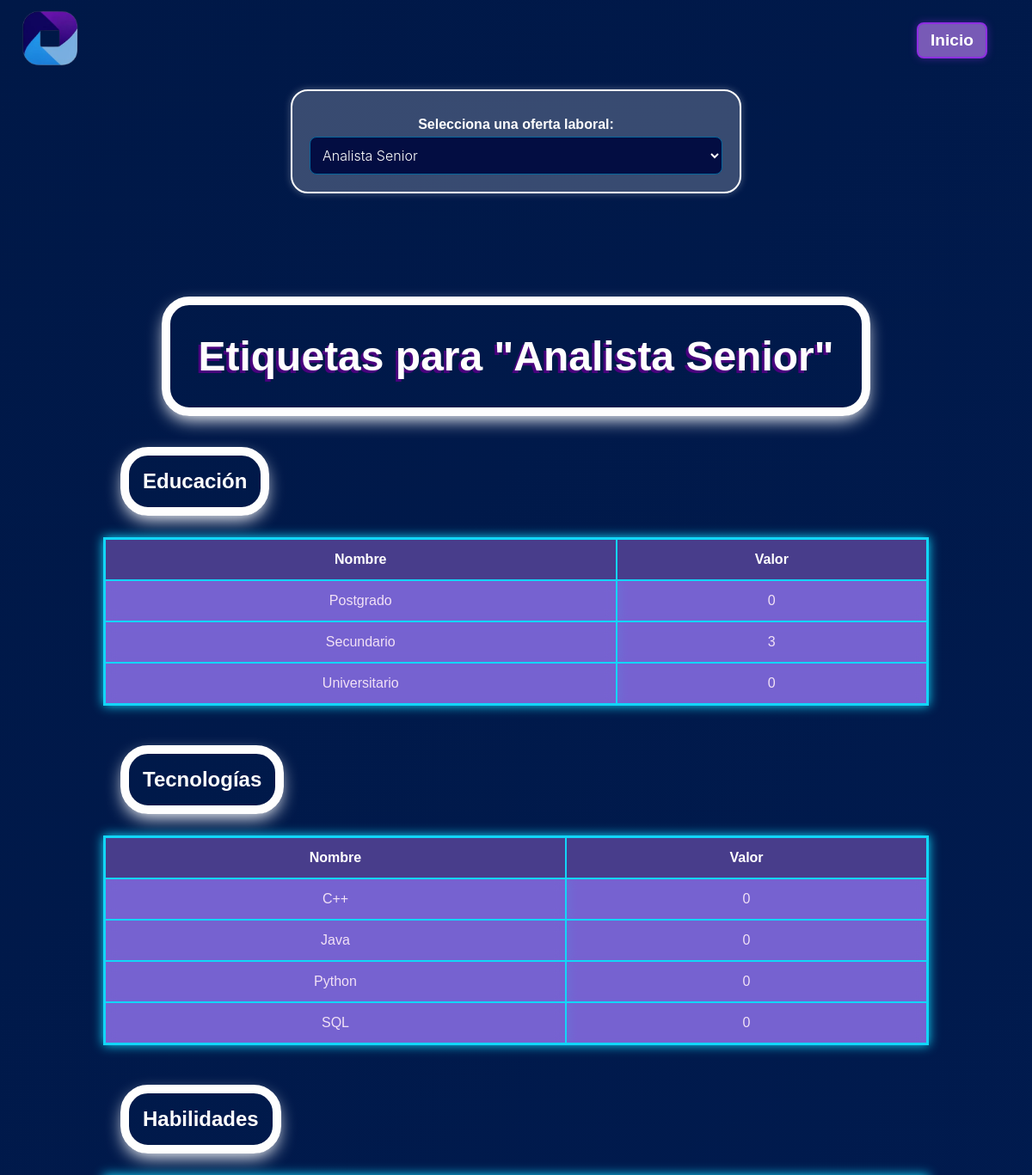
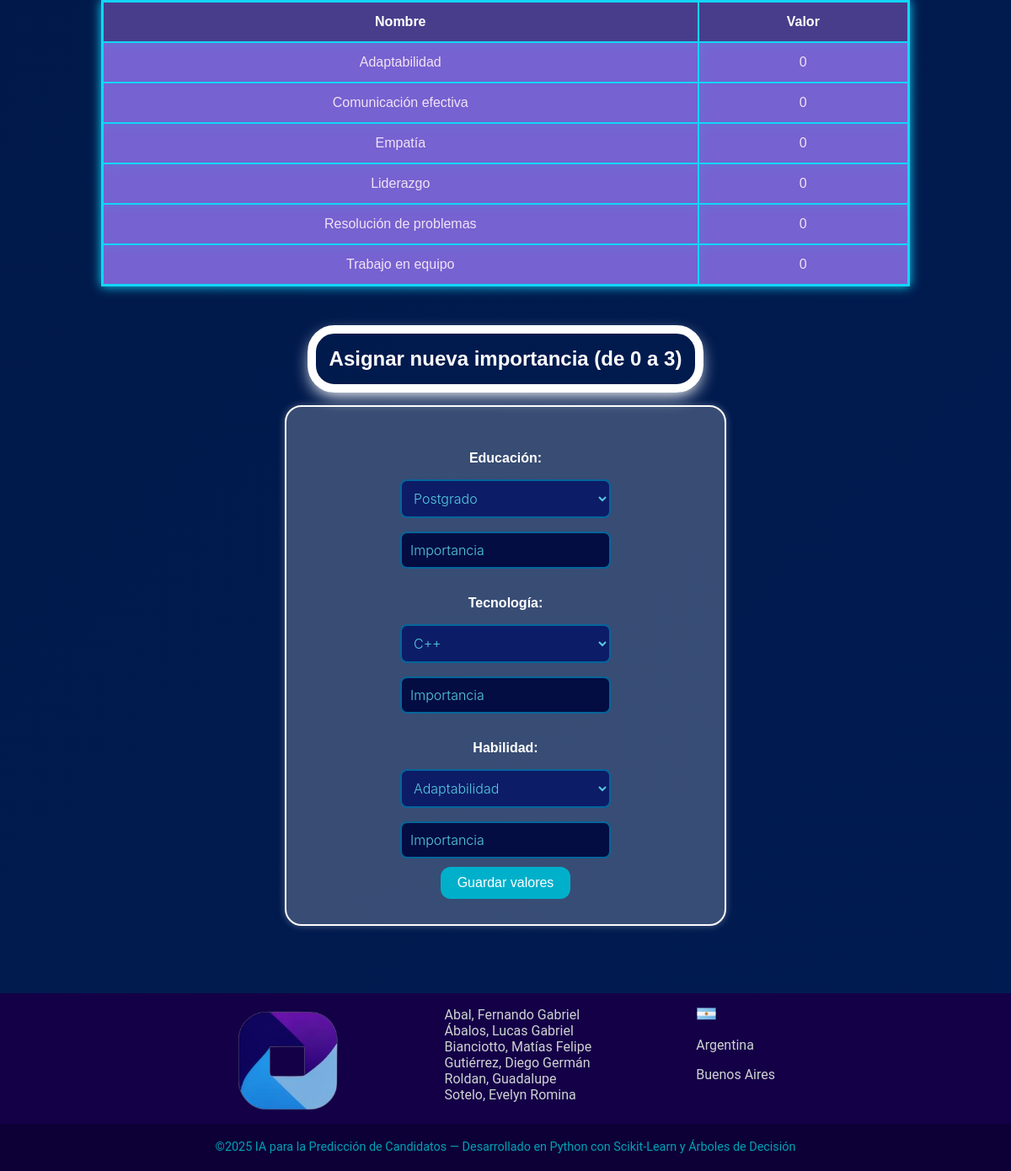
/etiquetas (signed in), run on the app's committed database (2 pictures, top to bottom).
### app.py (models this page shows)
class OfertaLaboral(db.Model):
    __tablename__ = 'oferta_laboral'
    idOfer = db.Column(db.Integer, primary_key=True, autoincrement=True)
    nombre = db.Column(db.String(200), nullable=False, unique=True)
    fecha_cierre = db.Column(db.DateTime, nullable=False)
    max_candidatos = db.Column(db.Integer, nullable=False)
    candidatos = db.relationship('Candidato', back_populates='oferta', lazy=True)
    educaciones = db.relationship('OfertaEducacion', back_populates='oferta', lazy=True)
    tecnologias = db.relationship('OfertaTecnologia', back_populates='oferta', lazy=True)
    habilidades = db.relationship('OfertaHabilidad', back_populates='oferta', lazy=True)

class Educacion(db.Model):
    __tablename__ = 'educacion'
    idedu = db.Column(db.Integer, primary_key=True)
    nombre = db.Column(db.String(100), nullable=False, unique=True)

class Tecnologia(db.Model):
    __tablename__ = 'tecnologia'
    idtec = db.Column(db.Integer, primary_key=True)
    nombre = db.Column(db.String(100), nullable=False, unique=True)

class Habilidad(db.Model):
    __tablename__ = 'habilidad'
    idhab = db.Column(db.Integer, primary_key=True)
    nombre = db.Column(db.String(100), nullable=False, unique=True)

### app.py (the view)
@app.route("/etiquetas", methods=["GET", "POST"])
@login_required(roles=["Admin_RRHH"])
def mostrar_etiquetas():
    ofertas = OfertaLaboral.query.all()
    idOfer = request.form.get("idOfer") if request.method == "POST" else ofertas[0].idOfer if ofertas else None
    educaciones, tecnologias, habilidades = [], [], []
    if idOfer:
        oferta = OfertaLaboral.query.get(idOfer)
        educaciones = OfertaEducacion.query.filter_by(idOfer=idOfer).all()
        tecnologias = OfertaTecnologia.query.filter_by(idOfer=idOfer).all()
        habilidades = OfertaHabilidad.query.filter_by(idOfer=idOfer).all()
        df_edu = pd.DataFrame([{"Nombre": e.educacion.nombre, "Valor": e.importancia} for e in educaciones]) if educaciones else pd.DataFrame()
        df_tec = pd.DataFrame([{"Nombre": t.tecnologia.nombre, "Valor": t.importancia} for t in tecnologias]) if tecnologias else pd.DataFrame()
        df_hab = pd.DataFrame([{"Nombre": h.habilidad.nombre, "Valor": h.importancia} for h in habilidades]) if habilidades else pd.DataFrame()
        tabla_edu = df_edu.to_html(classes="table table-bordered", index=False) if not df_edu.empty else "<p>No hay etiquetas de educación</p>"
        tabla_tec = df_tec.to_html(classes="table table-bordered", index=False) if not df_tec.empty else "<p>No hay etiquetas de tecnología</p>"
        tabla_hab = df_hab.to_html(classes="table table-bordered", index=False) if not df_hab.empty else "<p>No hay etiquetas de habilidades</p>"
    else:
        oferta, tabla_edu, tabla_tec, tabla_hab = None, "", "", ""
    return render_template("etiquetas.html",
                           ofertas=ofertas,
                           oferta=oferta,
                           idOfer=idOfer,
                           tabla_edu=tabla_edu,
                           tabla_tec=tabla_tec,
                           tabla_hab=tabla_hab,
                           educaciones=educaciones,  # 🔹 Pasamos estas listas al HTML
                           tecnologias=tecnologias,
                           habilidades=habilidades)

### app.py (called while the page is built)
def login_required(roles=None):
    def decorator(f):
        @wraps(f)
        def wrapped(*args, **kwargs):
            if 'username' not in session:
                return redirect(url_for('login'))
            if roles and session.get('type') not in roles:
                return "Acceso no autorizado"
            return f(*args, **kwargs)
        return wrapped
    return decorator

### templates/etiquetas.html (shortened to what this page needs)
<!DOCTYPE html>
<html lang="es">
<head>
    <link rel="stylesheet" href="{{ url_for('static', filename='StylesCrear.css') }}">
</head>
<header>
    <div class="logo">
        <img src="{{ url_for('static', filename='images/logo_ungs_512.png') }}" alt="AI Logo">
    </div>
    <div class="nav">
        <a href="{{ url_for('predecir') }}">Inicio</a>
    </div>
</header>
<body class="container mt-4">
    <form method="POST" action="{{ url_for('mostrar_etiquetas') }}">
        <label for="idOfer">Selecciona una oferta laboral:</label>
        <select name="idOfer" onchange="this.form.submit()">
            {% for ofer in ofertas %}
                <option value="{{ ofer.idOfer }}" {% if ofer.idOfer == idOfer %}selected{% endif %}>
                    {{ ofer.nombre }}
                </option>
            {% endfor %}
        </select>
    </form>
    {% if oferta %}
        <h1>Etiquetas para "{{ oferta.nombre }}"</h1>
        <h3>Educación</h3>
        {{ tabla_edu|safe }}
        <h3>Tecnologías</h3>
        {{ tabla_tec|safe }}
        <h3>Habilidades</h3>
        {{ tabla_hab|safe }}
    {% else %}
        <p>No hay ofertas laborales disponibles.</p>
    {% endif %}
    <h3 style="text-align: center; display: block; margin-left: auto; margin-right: auto;">Asignar nueva importancia (de 0 a 3)</h3>
    <form method="POST" action="{{ url_for('asignar_valores', idOfer=idOfer) }}">
        <div class="row mb-3">
            <div class="col-md-4">
                <label for="educacion_id" class="form-label">Educación:</label>
                <select name="educacion_id" class="form-select">
                    {% if educaciones %}
                        {% for e in educaciones %}
                            <option value="{{ e.idEdu }}">{{ e.educacion.nombre }}</option>
                        {% endfor %}
                    {% else %}
                        <option disabled>No hay etiquetas de educación</option>
                    {% endif %}
                </select>
                <input type="number" name="valor_educacion" class="form-control mt-2" min="0" max="3" placeholder="Importancia">
            </div>
            <div class="col-md-4">
                <label for="tecnologia_id" class="form-label">Tecnología:</label>
                <select name="tecnologia_id" class="form-select">
                    {% if tecnologias %}
                        {% for t in tecnologias %}
                            <option value="{{ t.idTec }}">{{ t.tecnologia.nombre }}</option>
                        {% endfor %}
                    {% else %}
                        <option disabled>No hay etiquetas de tecnología</option>
                    {% endif %}
                </select>
                <input type="number" name="valor_tecnologia" class="form-control mt-2" min="0" max="3" placeholder="Importancia">
            </div>
            <div class="col-md-4">
                <label for="habilidad_id" class="form-label">Habilidad:</label>
                <select name="habilidad_id" class="form-select">
                    {% if habilidades %}
                        {% for h in habilidades %}
                            <option value="{{ h.idHab }}">{{ h.habilidad.nombre }}</option>
                        {% endfor %}
                    {% else %}
                        <option disabled>No hay etiquetas de habilidades</option>
                    {% endif %}
                </select>
                <input type="number" name="valor_habilidad" class="form-control mt-2" min="0" max="3" placeholder="Importancia">
            </div>
        </div>
        <button type="submit" class="btn btn-primary">Guardar valores</button>
    </form>
</body>
<footer class="footer">
    <div class="footer-content">
        <div class="footer-logo">
            <img src="{{ url_for('static', filename='images/logo_ungs_512.png') }}" alt="AI Image">
        </div>
        <div class="footer-description">
            <p>
                Abal, Fernando Gabriel<br>
                Ábalos, Lucas Gabriel<br>
                Bianciotto, Matías Felipe<br>
                Gutiérrez, Diego Germán<br>
                Roldan, Guadalupe <br>
                Sotelo, Evelyn Romina
            </p>
        </div>
        <div class="footer-contacts">
            <div class="footer-country">
                <div class="address">
                    <img src="{{ url_for('static', filename='images/ArgentinaS.png') }}" alt="Argentina Flag">
                    <p>Argentina</p>
                    <p>Buenos Aires</p>
                </div>
            </div>
        </div>
    </div>
    <div class="footer-bottom">
        <p>©2025 IA para la Predicción de Candidatos — Desarrollado en Python con Scikit-Learn y Árboles de Decisión</p>
    </div>
</footer>
</html>

### data on the page
OfertaLaboral: nombre "Analista Senior"
Educacion: nombre "Nombre Valor Postgrado 0 Secundario 3 Universitario 0"
Tecnologia: nombre "Nombre Valor C++ 0 Java 0 Python 0 SQL 0"
Habilidad: nombre "Nombre Valor Adaptabilidad 0 Comunicación efectiva 0 Empatía 0 Liderazgo 0 Resolución de problemas 0 Trabajo en equipo 0"

### other printed values
form field idOfer "Analista Senior"
form field educacion_id "Postgrado"
form field tecnologia_id "C++"
form field habilidad_id "Adaptabilidad"
